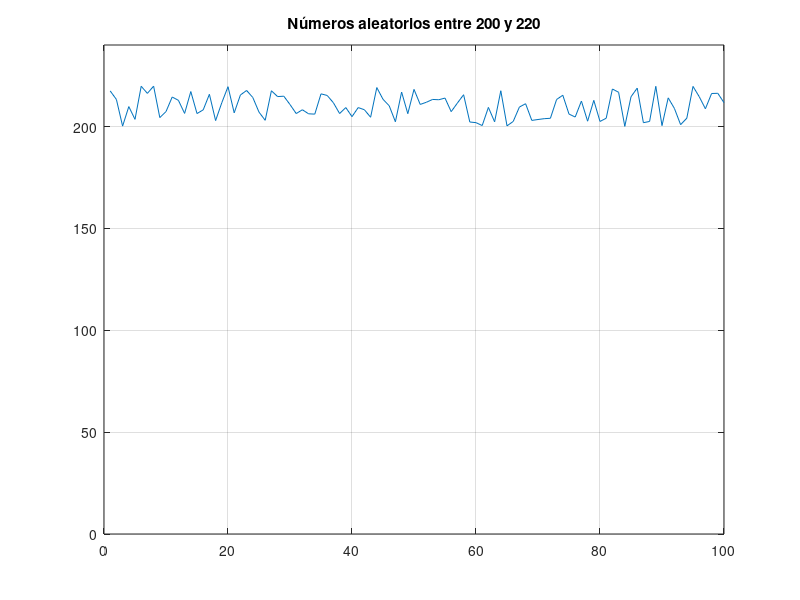

This figure's MATLAB source:
% Genera aleatorios entre 200 y 220

% % Paso 1: Se escribe cuántos números aleatorios voy a crear.
p = 100;

% Paso 2: Se crea un vector de números aleatorios
data = 200 + 20*rand(1,p); 
% data = 220 - 20*rand(1,p);
% data = 210 + 10*rand(1,p) - 10*rand(1,p);

% Paso 3: Visualizar la data (números aleatorios) creados.
plot(data); title('Números aleatorios entre 200 y 220');
grid;
axis([0 p 0 240]); % axis([x_min x_max y_min y_max])